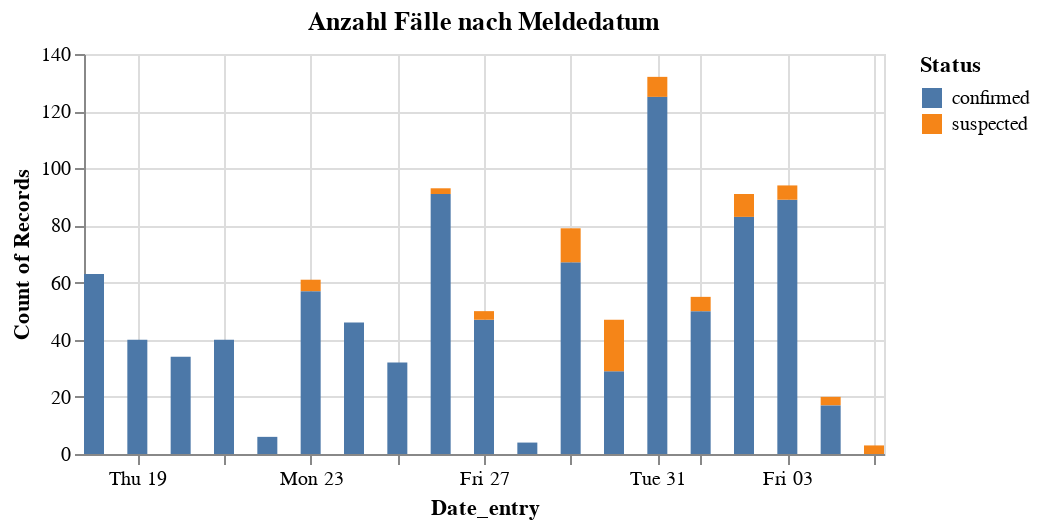

Notebook cell for this chart:
### Code cell
alt.Chart(df_roh[df_roh['Status'].isin(['confirmed', 'suspected'])]).mark_bar(size=10).encode(
    x=alt.X('Date_entry:T'  ),
    y=alt.Y('count()'), 
    color = alt.Color('Status'),
    order=alt.Order(
      # Sort the segments of the bars by this field
      'Status',
      sort='ascending'
    )
).properties(
    height = 200, 
    title = 'Anzahl Fälle nach Meldedatum'
)

### Figure 1 — Vega-Lite specification as saved in the notebook (floating-point values rounded to 4 significant figures; data arrays with more than 128 entries replaced by an {"elided": "..."} marker saying what was removed)
{"config": {"view": {"continuousWidth": 400, "continuousHeight": 300}}, "data": {"name": "data-9af07837bc861ce93ca33a83ca400520"}, "mark": {"type": "bar", "size": 10}, "encoding": {"color": {"field": "Status", "type": "nominal"}, "order": {"field": "Status", "sort": "ascending", "type": "nominal"}, "x": {"field": "Date_entry", "type": "temporal"}, "y": {"aggregate": "count", "type": "quantitative"}}, "height": 200, "title": "Anzahl Fälle nach Meldedatum", "$schema": "https://vega.github.io/schema/vega-lite/v4.17.0.json", "datasets": {"data-9af07837bc861ce93ca33a83ca400520": {"elided": "990 records"}}}
